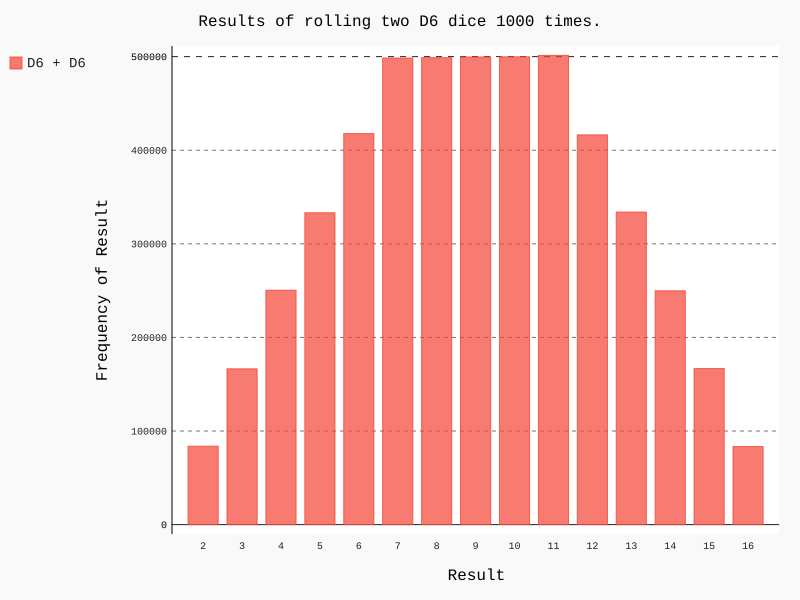

Python code for this plot:
import pygal

from die import Die

# Create a D6
die_1 = Die()
die_2 = Die(10)

# Do several die and put the results in a list
results = []
for roll_num in range(5000000):
    result = die_1.roll() + die_2.roll()
    results.append(result)

# Analyze results
frequencies = []
max_result = die_1.num_sides + die_2.num_sides
for value in range(2, max_result + 1):
    frequency = results.count(value)
    frequencies.append(frequency)

# Visualize results
hist = pygal.Bar()
hist.title = "Results of rolling two D6 dice 1000 times."
hist.x_labels = ['2', '3', '4', '5', '6', '7', '8', '9', '10', '11', '12', '13', '14', '15', '16']
hist.x_title = "Result"
hist.y_title = "Frequency of Result"

hist.add('D6 + D6', frequencies)
hist.render_to_file('dice_visual.svg')
